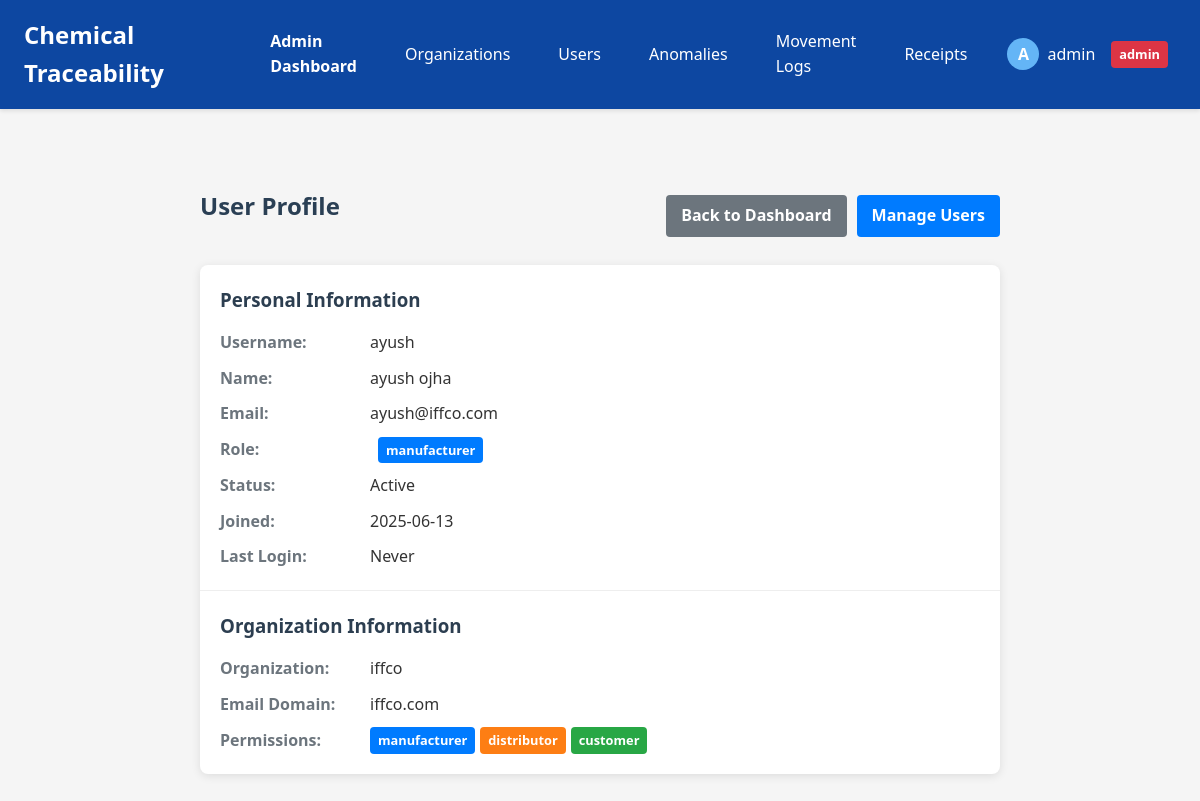
The app's page /auth/profile/ayush (signed in) with its own data.
### app/models.py (models this page shows, shortened)
class User(UserMixin, db.Model):
    id = db.Column(db.Integer, primary_key=True)
    username = db.Column(db.String(80), unique=True, nullable=False)
    email = db.Column(db.String(120), unique=True, nullable=False)
    password_hash = db.Column(db.String(128), nullable=False)
    first_name = db.Column(db.String(50), nullable=True)
    last_name = db.Column(db.String(50), nullable=True)
    role = db.Column(db.Enum(RoleType), nullable=False)
    active = db.Column(db.Boolean, default=True)
    created_at = db.Column(db.DateTime, default=datetime.utcnow)
    last_login = db.Column(db.DateTime, nullable=True)
    organization_id = db.Column(db.Integer, db.ForeignKey('organization.id'))
    is_admin = db.Column(db.Boolean, default=False)

class Organization(db.Model):
    id = db.Column(db.Integer, primary_key=True)
    name = db.Column(db.String(100), nullable=False)
    email_domain = db.Column(db.String(100), nullable=False, unique=True)
    description = db.Column(db.Text, nullable=True)
    created_at = db.Column(db.DateTime, default=datetime.utcnow)
    active = db.Column(db.Boolean, default=True)
    can_manufacture = db.Column(db.Boolean, default=False)
    can_distribute = db.Column(db.Boolean, default=False)
    can_receive = db.Column(db.Boolean, default=False)
    users = db.relationship('User', backref='organization', lazy=True)

### app/routes/auth.py (the view)
@auth_bp.route('/profile/<username>')
@login_required
def view_profile(username):
    user = User.query.filter_by(username=username).first_or_404()
    if not current_user.is_admin and current_user.id != user.id:
        flash('You do not have permission to view this profile.', 'error')
        return redirect(url_for('dashboard_bp.dashboard'))
    return render_template('auth/profile.html', user=user)

### app/templates/auth/profile.html (shortened to what this page needs)
{% extends 'base.html' %}
{% block content %}
<div class="profile-container">
    <div class="profile-header">
        <h2>User Profile</h2>
        <div class="profile-actions">
            <a href="{{ url_for('dashboard_bp.dashboard') }}" class="btn btn-secondary">Back to Dashboard</a>
            {% if current_user.is_admin %}
            <a href="{{ url_for('admin_bp.user_list') }}" class="btn btn-primary">Manage Users</a>
            {% endif %}
        </div>
    </div>
    <div class="profile-card">
        <div class="profile-section">
            <h3>Personal Information</h3>
            <div class="profile-info">
                <div class="info-row">
                    <div class="info-label">Username:</div>
                    <div class="info-value">{{ user.username }}</div>
                </div>
                <div class="info-row">
                    <div class="info-label">Name:</div>
                    <div class="info-value">{{ user.first_name }} {{ user.last_name }}</div>
                </div>
                <div class="info-row">
                    <div class="info-label">Email:</div>
                    <div class="info-value">{{ user.email }}</div>
                </div>
                <div class="info-row">
                    <div class="info-label">Role:</div>
                    <div class="info-value"><span class="role-badge {{ user.role.name.lower() }}">{{ user.role.name }}</span></div>
                </div>
                <div class="info-row">
                    <div class="info-label">Status:</div>
                    <div class="info-value">{{ "Active" if user.active else "Inactive" }}</div>
                </div>
                <div class="info-row">
                    <div class="info-label">Joined:</div>
                    <div class="info-value">{{ user.created_at.strftime('%Y-%m-%d') }}</div>
                </div>
                <div class="info-row">
                    <div class="info-label">Last Login:</div>
                    <div class="info-value">{{ user.last_login.strftime('%Y-%m-%d %H:%M') if user.last_login else "Never" }}</div>
                </div>
            </div>
        </div>
        <div class="profile-section">
            <h3>Organization Information</h3>
            <div class="profile-info">
                <div class="info-row">
                    <div class="info-label">Organization:</div>
                    <div class="info-value">{{ user.organization.name }}</div>
                </div>
                <div class="info-row">
                    <div class="info-label">Email Domain:</div>
                    <div class="info-value">{{ user.organization.email_domain }}</div>
                </div>
                <div class="info-row">
                    <div class="info-label">Permissions:</div>
                    <div class="info-value">
                        <div class="permission-badges">
                            {% if user.organization.can_manufacture %}
                            <span class="permission-badge manufacturer">Manufacturer</span>
                            {% endif %}
                            {% if user.organization.can_distribute %}
                            <span class="permission-badge distributor">Distributor</span>
                            {% endif %}
                            {% if user.organization.can_receive %}
                            <span class="permission-badge customer">Customer</span>
                            {% endif %}
                        </div>
                    </div>
                </div>
            </div>
        </div>
    </div>
</div>
{% endblock %}

### app/templates/base.html (shortened to what this page needs)
<!DOCTYPE html>
<html lang="en">
<head>
    <link rel="stylesheet" href="{{ url_for('static', filename='style.css') }}">
</head>
<body>
    <nav class="navbar">
        <div class="logo">Chemical Traceability</div>
        <div class="nav-links">
            {% if current_user.is_authenticated %}
                {% if current_user.role.name == 'ADMIN' %}
                <a href="{{ url_for('admin_bp.admin_dashboard') }}"><strong>Admin Dashboard</strong></a>
                <a href="{{ url_for('admin_bp.organization_list') }}">Organizations</a>
                <a href="{{ url_for('admin_bp.user_list') }}">Users</a>
                <a href="{{ url_for('admin_bp.view_anomalies') }}">Anomalies</a>
                {% endif %}
                {% if current_user.role.name == 'DISTRIBUTOR' or current_user.is_admin %}
                <a href="#">Movement Logs</a>
                {% endif %}
                {% if current_user.role.name == 'CUSTOMER' or current_user.is_admin %}
                <a href="#">Receipts</a>
                {% endif %}
                <div class="user-menu">
                    <div class="user-info" onclick="toggleDropdown()">
                        <div class="user-avatar">{{ current_user.username[0].upper() }}</div>
                        <span class="username">{{ current_user.username }}</span>
                        <span class="role-badge {{ current_user.role.name.lower() }}">{{ current_user.role.name }}</span>
                    </div>
                </div>
            {% else %}
                <a href="{{ url_for('auth.login') }}">Login</a>
                <a href="{{ url_for('auth.register') }}">Register</a>
            {% endif %}
        </div>
    </nav>
    <div class="container">
        <main>
            {% block content %}{% endblock %}
        </main>
    </div>
</body>
</html>

### app/static/style.css (style rules this page uses)
body { font-family: 'Segoe UI', Arial, sans-serif; background: #f4f6fb; margin: 0; padding: 0; color: #333; line-height: 1.6; }
nav { background: #2a3f54; color: #fff; padding: 1rem 2rem; display: flex; align-items: center; justify-content: space-between; }
nav a { color: #fff; text-decoration: none; margin-left: 1rem; font-weight: 500; }
main { padding: 2rem; }
h2 { color: #2a3f54; margin-top: 0; }

### app/templates/base.html (style rules this page uses)
body { font-family: 'Segoe UI', Tahoma, Geneva, Verdana, sans-serif; margin: 0; padding: 0; background-color: #f5f5f5; }
.navbar { background-color: #0d47a1; color: white; display: flex; justify-content: space-between; align-items: center; padding: 0 1.5rem; box-shadow: 0 2px 4px rgba(0,0,0,0.1); }
.logo { font-size: 1.5rem; font-weight: bold; padding: 1rem 0; }
.nav-links { display: flex; align-items: center; }
.nav-links a { color: white; text-decoration: none; padding: 1rem; display: inline-block; transition: background-color 0.3s; }
.user-menu { position: relative; display: inline-block; margin-left: 1rem; }
.user-info { display: flex; align-items: center; cursor: pointer; padding: 0.5rem; border-radius: 4px; }
.user-avatar { width: 32px; height: 32px; border-radius: 50%; margin-right: 0.5rem; background-color: #64b5f6; color: white; display: flex; align-items: center; justify-content: center; font-weight: bold; }
.username { margin-right: 0.5rem; }
.role-badge { display: inline-block; padding: 0.25rem 0.5rem; border-radius: 20px; font-size: 0.8rem; margin-left: 0.5rem; text-transform: uppercase; font-weight: bold; }
.admin { background-color: #d32f2f; color: white; }
.manufacturer { background-color: #388e3c; color: white; }
.distributor { background-color: #1976d2; color: white; }
.customer { background-color: #7b1fa2; color: white; }
.container { max-width: 1200px; margin: 0 auto; padding: 1.5rem; }
main { padding: 1.5rem; }
.btn { display: inline-block; padding: 0.5rem 1rem; border: none; border-radius: 4px; cursor: pointer; text-decoration: none; font-size: 1rem; text-align: center; }
.btn-primary { background-color: #1976d2; color: white; }

### app/templates/auth/profile.html (style rules this page uses)
.profile-container { max-width: 800px; margin: 30px auto; padding: 0 20px; }
.profile-header { display: flex; justify-content: space-between; align-items: center; margin-bottom: 20px; }
.profile-actions { display: flex; gap: 10px; }
.profile-card { background-color: #fff; border-radius: 8px; box-shadow: 0 2px 10px rgba(0,0,0,0.1); overflow: hidden; }
.profile-section { padding: 20px; border-bottom: 1px solid #eee; }
.profile-section:last-child { border-bottom: none; }
.profile-section h3 { margin-top: 0; margin-bottom: 15px; color: #2c3e50; }
.profile-info { display: flex; flex-direction: column; gap: 10px; }
.info-row { display: flex; align-items: center; }
.info-label { width: 150px; font-weight: bold; color: #6c757d; }
.info-value { flex: 1; }
.role-badge, .permission-badge { display: inline-block; padding: 3px 8px; border-radius: 4px; text-transform: lowercase; font-size: 0.8rem; font-weight: bold; }
.role-badge.admin, .permission-badge.admin { background-color: #dc3545; color: white; }
.role-badge.manufacturer, .permission-badge.manufacturer { background-color: #007bff; color: white; }
.role-badge.distributor, .permission-badge.distributor { background-color: #fd7e14; color: white; }
.role-badge.customer, .permission-badge.customer { background-color: #28a745; color: white; }
.permission-badges { display: flex; gap: 5px; }
.btn { display: inline-block; padding: 8px 15px; border-radius: 4px; text-decoration: none; font-weight: bold; cursor: pointer; }
.btn-primary { background-color: #007bff; color: white; border: none; }
.btn-secondary { background-color: #6c757d; color: white; border: none; }

### records on screen
User: username "A", username "admin", role.name "admin"
User: username "ayush", first_name "ayush", last_name "ojha", email "ayush@iffco.com", role.name "manufacturer", active "Active", created_at "2025-06-13", last_login "Never"
Organization: organization.name "iffco", organization.email_domain "iffco.com"
